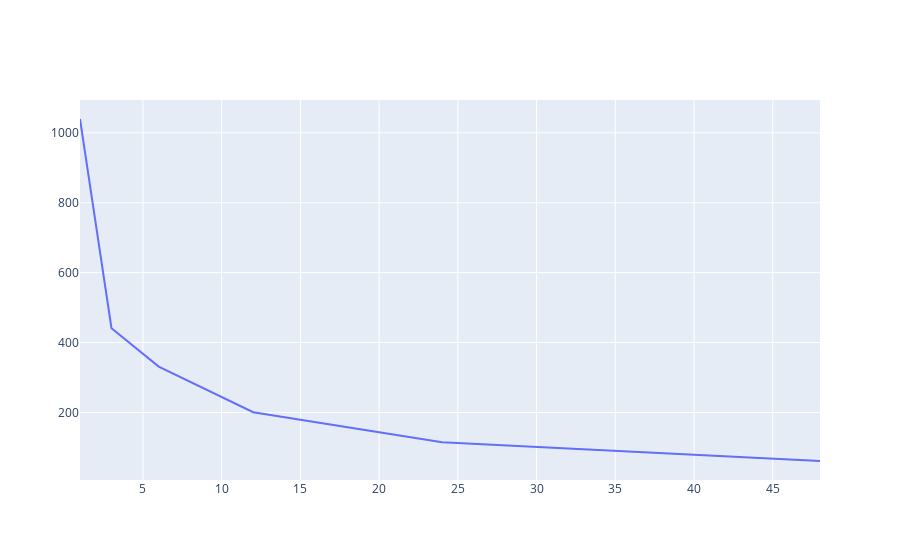

Notebook code cell kept with this figure:
### Code cell
plot([
  "corescaling/20240510_145158_2epyc_corescaling.txt"
], "cores")

### Figure 1 — Plotly figure (JSON) as saved in the notebook; plotly's stock layout.template omitted (floating-point values rounded to 4 significant figures)
{"data": [{"mode": "lines", "name": "nodes=2 THIN size=4096 Imax=65535 xL=-3 yL=-3 xR=3 yR=3", "type": "scatter", "x": [48, 24, 12, 6, 3, 1], "xaxis": "x", "y": [61.06, 115.1, 200.7, 331.3, 440.8, 1040.0], "yaxis": "y"}], "layout": {"legend": {"orientation": "h", "x": 1, "xanchor": "right", "y": 1.02, "yanchor": "bottom"}, "xaxis": {"anchor": "y", "domain": [0, 1]}, "yaxis": {"anchor": "x", "domain": [0, 1]}}}
